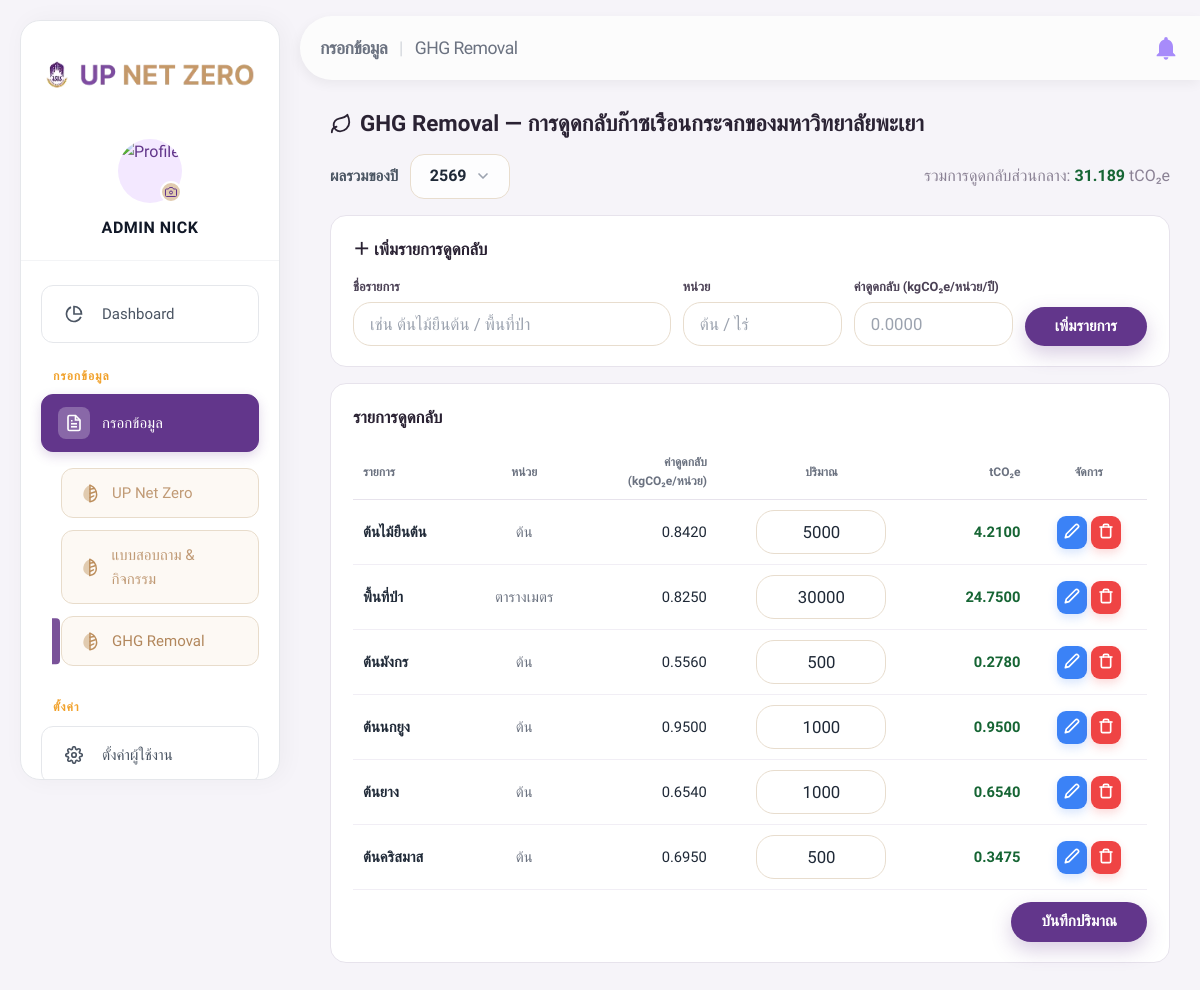
Page /admin/ghg.php (signed in) on the committed database.
### tables this page shows
CREATE TABLE `removal_item` (
  `id` int(11) NOT NULL AUTO_INCREMENT,
  `year_id` int(11) NOT NULL,
  `name_tiem` varchar(255) NOT NULL,
  `unit` varchar(255) DEFAULT NULL,
  `factor` float DEFAULT NULL,
  `qty` decimal(13,4) NOT NULL DEFAULT 0.0000,
  `created_at` timestamp NOT NULL DEFAULT current_timestamp(),
  PRIMARY KEY (`id`),
  UNIQUE KEY `uq_removal_year_name` (`year_id`,`name_tiem`),
  KEY `idx_removal_year` (`year_id`),
  CONSTRAINT `fk_removal_item_year` FOREIGN KEY (`year_id`) REFERENCES `admin_year` (`id`) ON DELETE CASCADE
);

### admin/ghg.php (called while the page is built, shortened)
<?php
require_once __DIR__ . '/../config/db.php';
$pdo  = getDB();
$root = '../';
require __DIR__ . '/../includes/removal_page.php';

### config/db.php (called while the page is built, shortened)
<?php
require_once __DIR__ . '/../components/icons.php';
if (!function_exists('asset_v')) {
    function asset_v(string $rel): string
    {
        static $cache = [];
        if (!array_key_exists($rel, $cache)) {
            $abs = dirname(__DIR__) . '/' . ltrim($rel, '/');
            $m = @filemtime($abs);
            $cache[$rel] = $m ? ('?v=' . $m) : '';
        }
        return $cache[$rel];
    }
}

### includes/ghg_report.php (called while the page is built, shortened)
<?php
function removal_central_total(PDO $pdo, int $year): float
{
    $stmt = $pdo->prepare('
        SELECT COALESCE(SUM(ri.qty * ri.factor)/1000, 0)
        FROM removal_item ri
        WHERE ri.year_id = :y');
    $stmt->execute([':y' => $year]);
    return (float) $stmt->fetchColumn();
}
function removal_items_list(PDO $pdo, int $year): array
{
    $stmt = $pdo->prepare('
        SELECT ri.id, ri.name_tiem, ri.unit, ri.factor,
               ri.qty AS qty,
               ri.qty * ri.factor / 1000 AS emission
        FROM removal_item ri
        WHERE ri.year_id = :y
        ORDER BY ri.id ASC');
    $stmt->execute([':y' => $year]);
    return $stmt->fetchAll(PDO::FETCH_ASSOC);
}

### includes/removal_page.php (the view, shortened to what this page needs)
<?php
require_once __DIR__ . '/ghg_report.php';
$years = $pdo->query("SELECT id AS year_id, year FROM admin_year ORDER BY year DESC")->fetchAll();
$selected_year = isset($_GET['year']) ? (int) $_GET['year'] : ($years[0]['year_id'] ?? 0);
$rows          = removal_items_list($pdo, $selected_year);
$central_total = removal_central_total($pdo, $selected_year);
$year_total    = $central_total;
?>
<!DOCTYPE html>
<html lang="th">
<head>
    <link rel="stylesheet" href="<?= $root ?>assets/css/admin.css<?= asset_v('assets/css/admin.css') ?>">
    <link rel="stylesheet" href="<?= $root ?>assets/css/dashboard.css<?= asset_v('assets/css/dashboard.css') ?>">
    <link rel="stylesheet" href="<?= $root ?>assets/css/sidebar.css<?= asset_v('assets/css/sidebar.css') ?>">
</head>
<body style="background:#F6F4F9;">
    <main class="main-content">
        <div class="co">
            <h1 style="display:inline-flex;align-items:center;gap:8px;"><?= ic('leaf',22) ?> GHG Removal — การดูดกลับก๊าซเรือนกระจกของมหาวิทยาลัยพะเยา</h1>
            <div class="row-top">
                <div class="db-year-select-wrap">
                    <span class="db-year-label">ผลรวมของปี</span>
                    <?php $dd_id='rmYear';$dd_name='year_nav';$dd_options=array_map(fn($y)=>['value'=>$y['year_id'],'label'=>(string)$y['year']],$years);
                        include __DIR__.'/../components/dropdown.php'; ?>
                </div>
                <span class="muted" style="margin-left:auto;text-align:right;line-height:1.5;">
                    รวมการดูดกลับส่วนกลาง: <span style="color:#166534;font-weight:800;"><?= number_format($year_total,3) ?></span> tCO₂e
                </span>
            </div>
            <div class="card">
                <h2>＋ เพิ่มรายการดูดกลับ</h2>
                <form method="POST">
                    <div class="rgrid">
                        <div class="fld"><label>ชื่อรายการ</label>
                            <?php include __DIR__.'/../components/text_input.php'; ?></div>
                        <div class="fld"><label>หน่วย</label>
                            <?php $ti_id='rmUnit';$ti_name='unit';$ti_required=true;$ti_placeholder='ต้น / ไร่';$ti_wrap_class='ti-sm';include __DIR__.'/../components/text_input.php'; ?></div>
                        <div class="fld"><label>ค่าดูดกลับ (kgCO₂e/หน่วย/ปี)</label>
                            <?php $ti_id='rmFactor';$ti_name='factor';$ti_type='number';$ti_required=true;$ti_step='0.0001';$ti_min=0;$ti_placeholder='0.0000';$ti_wrap_class='ti-sm';include __DIR__.'/../components/text_input.php'; ?></div>
                        <div><?php $btn_label='เพิ่มรายการ';$btn_variant='primary';$btn_type='submit';include __DIR__.'/../components/button.php'; ?></div>
                    </div>
                </form>
            </div>
            <div class="card">
                <h2>รายการดูดกลับ</h2>
                <?php if (empty($rows)): ?>
                    <p class="muted">ยังไม่มีรายการดูดกลับในปีนี้ — เพิ่มด้านบน</p>
                <?php else: ?>
                <form method="POST">
                    <table class="t">
                        <thead><tr><th style="text-align:left;">รายการ</th><th style="text-align:center;">หน่วย</th><th class="num">ค่าดูดกลับ<br>(kgCO₂e/หน่วย)</th><th style="text-align:center;">ปริมาณ</th><th class="num">tCO₂e</th><th style="text-align:center;">จัดการ</th></tr></thead>
                        <tbody>
                        <?php foreach ($rows as $r): ?>
                            <tr>
                                <td style="font-weight:600;"><div style="max-width:340px;overflow:hidden;text-overflow:ellipsis;white-space:nowrap;" title="<?= htmlspecialchars($r['name_tiem'],ENT_QUOTES) ?>"><?= htmlspecialchars($r['name_tiem']) ?></div></td>
                                <td style="text-align:center;color:#6B7280;white-space:nowrap;"><?= htmlspecialchars($r['unit'] ?? '-') ?></td>
                                <td class="num"><?= number_format((float)$r['factor'],4) ?></td>
                                <td style="text-align:center;"><input class="ti-input ti-qty" style="width:130px;" type="number" min="0" step="0.0001" name="qty[<?= (int)$r['id'] ?>]" value="<?= (float)$r['qty']!=0 ? htmlspecialchars(rtrim(rtrim(number_format((float)$r['qty'],4,'.',''),'0'),'.')) : '' ?>" placeholder="0"></td>
                                <td class="num" style="font-weight:700;color:#166534;"><?= number_format((float)$r['emission'],4) ?></td>
                                <td style="white-space:nowrap;text-align:center;">
                                    <button type="button" class="icobtn edit" title="แก้ไข"
                                        data-id="<?= (int)$r['id'] ?>" data-name="<?= htmlspecialchars($r['name_tiem'],ENT_QUOTES) ?>"
                                        data-unit="<?= htmlspecialchars((string)$r['unit'],ENT_QUOTES) ?>" data-factor="<?= htmlspecialchars((string)$r['factor'],ENT_QUOTES) ?>"
                                        onclick="rmEdit(this)">
                                        <svg width="16" height="16" viewBox="0 0 24 24" fill="none" stroke="currentColor" stroke-width="2.5" stroke-linecap="round" stroke-linejoin="round"><path d="M17 3a2.828 2.828 0 1 1 4 4L7.5 20.5 2 22l1.5-5.5L17 3z"></path></svg>
                                    </button>
                                    <button type="button" class="icobtn del" title="ลบ" onclick="rmDelete(<?= (int)$r['id'] ?>)">
                                        <svg width="16" height="16" viewBox="0 0 24 24" fill="none" stroke="currentColor" stroke-width="2.5" stroke-linecap="round" stroke-linejoin="round"><polyline points="3 6 5 6 21 6"></polyline><path d="M19 6v14a2 2 0 0 1-2 2H7a2 2 0 0 1-2-2V6m3 0V4a2 2 0 0 1 2-2h4a2 2 0 0 1 2 2v2"></path></svg>
                                    </button>
                                </td>
                            </tr>
                        <?php endforeach; ?>
                        </tbody>
                    </table>
                    <div class="foot"><?php $btn_label='บันทึกปริมาณ';$btn_variant='primary';$btn_type='submit';include __DIR__.'/../components/button.php'; ?></div>
                </form>
                                <?php $btn_label='บันทึกการแก้ไข';$btn_variant='primary';$btn_type='submit';include __DIR__.'/../components/button.php'; ?>
                <?php endif; ?>
            </div>
        </div>
    </main>
</body>
</html>

### assets/css/admin.css (style rules this page uses)
:root { --clr-primary: #62368B; --clr-secondary: #502A75; --clr-accent: #FBB03B; --clr-success: #10B981; --clr-danger: #EF4444; --clr-warning: #F59E0B; --scope1: #F97316; --scope2: #EAB308; --scope3: #3B82F6; --sidebar-w: 260px; --header-h: 64px; --bg-base: #FDFCF8; --bg-surface: #FFFFFF; --bg-card: #FFFFFF; --bg-hover: #F9FAFB; --border: #E8DDCE; --text-primary: #1F2937; --text-secondary: #4B5563; --text-muted: #9CA3AF; --glass-bg: rgba(255, 255, 255, 0.82); --glass-blur: 16px; --transition: 0.3s cubic-bezier(0.4, 0, 0.2, 1); --radius-card: 24px; --radius-btn: 12px; }
*, *::before, *::after { box-sizing: border-box; margin: 0; padding: 0; }
body, input, button, select, textarea { font-family: 'Kanit', sans-serif; }
body { background: linear-gradient(rgba(253, 252, 248, 0.95), rgba(253, 252, 248, 0.95)), url('../images/island_bg_opt.webp') no-repeat center center fixed; background-size: cover; color: var(--text-primary); min-height: 100vh; display: flex; line-height: 1.6; -webkit-font-smoothing: antialiased; }
.main-content { flex: 1; margin-left: 0; min-width: 0; display: flex; flex-direction: column; }

### assets/css/dashboard.css (style rules this page uses)
.db-year-select-wrap { display: flex; align-items: center; gap: 0.75rem; }
.db-year-label { font-size: 0.95rem; font-weight: 600; color: var(--text-secondary); }

### assets/css/sidebar.css (style rules this page uses)
.main-content { margin-left: 390px !important; width: calc(100% - 390px) !important; transition: none !important; }
@media (min-width: 993px) and (max-width: 1200px) { .main-content { margin-left: 300px !important; width: calc(100% - 300px) !important; } }
input[type="number"] { -moz-appearance: textfield; appearance: textfield; }

### includes/removal_page.php (style rules this page uses)
.co { padding:26px 30px 70px; max-width:none; }
.co h1 { font-size:1.4rem; font-weight:800; color:#2A2233; margin:0 0 12px; }
.card { background:#fff; border:1px solid #E7E3EC; border-radius:16px; padding:20px 22px; margin-bottom:16px; }
.card h2 { font-size:1.05rem; font-weight:800; margin:0 0 14px; color:#2A2233; overflow-wrap:anywhere; word-break:break-word; }
.row-top { display:flex;align-items:center;gap:10px;margin-bottom:16px;flex-wrap:wrap; }
.rgrid { display:grid;grid-template-columns:2fr 1fr 1fr auto;gap:12px;align-items:end; }
.fld label { display:block;font-size:.8rem;font-weight:600;color:#4B4155;margin:0 0 5px; }
table.t { width:100%;border-collapse:collapse; }
table.t th { text-align:center;font-size:.75rem;color:#6B7280;padding:8px 10px;border-bottom:1px solid #E7E3EC; }
table.t td { padding:10px;border-bottom:1px solid #F1EEF5;font-size:.92rem;overflow-wrap:anywhere;word-break:break-word; }
table.t td.num,table.t th.num { text-align:right; }
.ti-input { border:1px solid #E5E7EB;border-radius:10px;padding:9px 12px;font-family:inherit;font-size:.95rem; }
.icobtn { border:none;border-radius:9px;padding:7px;cursor:pointer;color:#fff;transition:all 0.2s; }
.icobtn.edit { background:#3B82F6;box-shadow:0 4px 10px rgba(59,130,246,0.2); }
.icobtn.del { background:#EF4444;box-shadow:0 4px 10px rgba(239,68,68,0.2); }
.muted { color:#8A8194; }
.foot { text-align:right;margin-top:12px; }
.ti-qty { height:44px !important; min-height:0 !important; padding:0 1rem !important; text-align:center; background:#fff !important; }

### components/text_input.php (style rules this page uses)
.ti-component, .ti-input { --ti-primary: var(--clr-primary, #62368B); --ti-border: var(--border, #E5E7EB); }
.ti-input { width: 100%; height: 58px; background: var(--ti-bg, #F9FAFB); border: 1px solid var(--ti-border); border-radius: 18px; padding: 0 1.5rem; font-family: 'Kanit', sans-serif; font-size: 1.05rem; font-weight: 500; color: var(--text-primary, #374151); transition: all 0.3s cubic-bezier(0.4, 0, 0.2, 1); box-sizing: border-box; }
.ti-input::placeholder { color: #9CA3AF; font-weight: 400; }

### rows in the picture
removal_item: name_tiem "ต้นไม้ยืนต้น", unit "ต้น", factor "0.8420", qty "5000", emission "4.2100"
removal_item: name_tiem "พื้นที่ป่า", unit "ตารางเมตร", factor "0.8250", qty "30000", emission "24.7500"
removal_item: name_tiem "ต้นมังกร", unit "ต้น", factor "0.5560", qty "500", emission "0.2780"
removal_item: name_tiem "ต้นนกยูง", unit "ต้น", factor "0.9500", qty "1000", emission "0.9500"
removal_item: name_tiem "ต้นยาง", unit "ต้น", factor "0.6540", qty "1000", emission "0.6540"
removal_item: name_tiem "ต้นคริสมาส", unit "ต้น", factor "0.6950", qty "500", emission "0.3475"

### other values in the picture
$admin_name "ADMIN NICK"
$page_title "กรอกข้อมูล"
$page_title2 "GHG Removal"
$year_total "31.189"
$btn_label "เพิ่มรายการ บันทึกปริมาณ"
